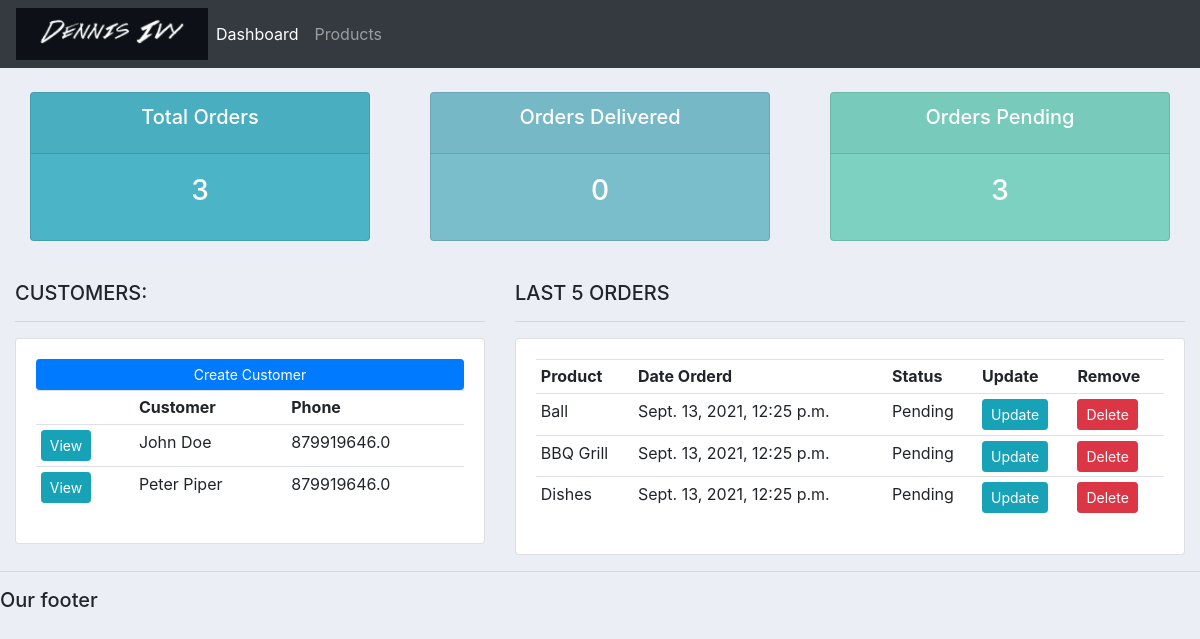
/, run on an earlier commit of the app's database.
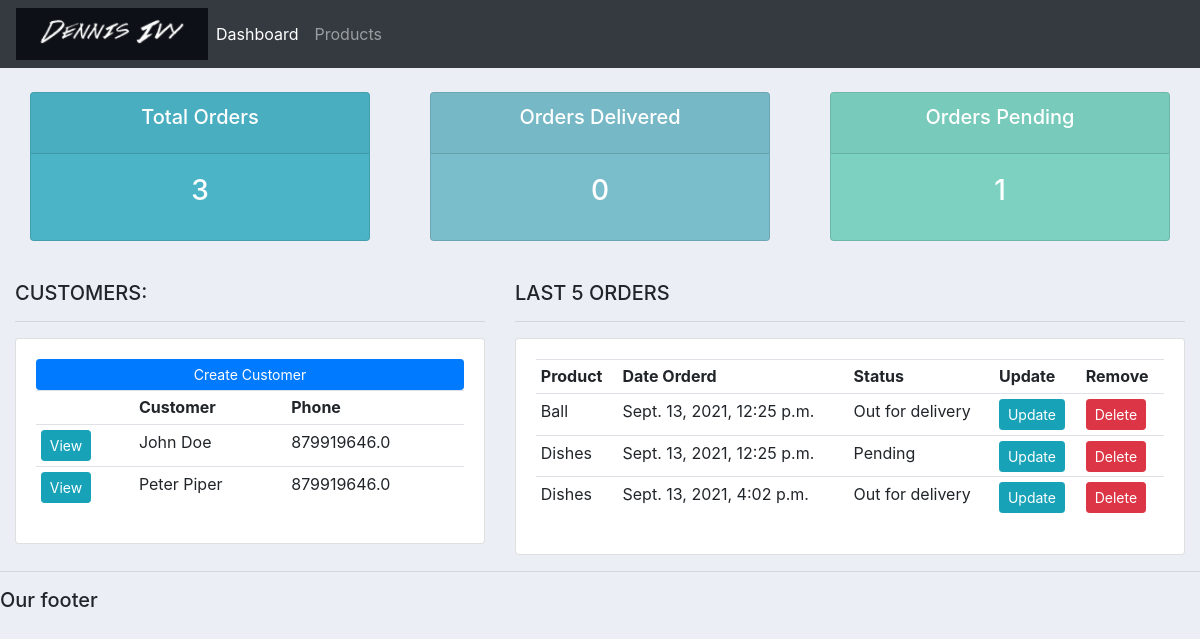
And on a later commit of the database.
### accounts/models.py (models this page shows, shortened)
class Customer(models.Model):
    name = models.CharField(max_length=200, null=True)
    email = models.CharField(max_length=200, null=True)
    phone = models.FloatField(max_length=200, null=True)
    date_created = models.DateTimeField(auto_now_add=True, null=True)

class Order(models.Model):
    STATUS = (
			('Pending', 'Pending'),
			('Out for delivery', 'Out for delivery'),
            ('Delivered', 'Delivered'),
			)
    customer = models.ForeignKey(Customer, null=True, on_delete = models.SET_NULL)
    product = models.ForeignKey(Product, null=True, on_delete = models.SET_NULL)
    date_created = models.DateTimeField(auto_now_add=True, null=True)
    status = models.CharField(max_length=200, null=True, choices=STATUS)
    note = models.CharField(max_length=1000, null=True)

class Product(models.Model):
    CATEGORY = (
			('Indoor', 'Indoor'),
			('Out Door', 'Out Door'),
			)
    name = models.CharField(max_length=200, null=True)
    price = models.FloatField(null=True)
    category = models.CharField(max_length=200, null=True, choices=CATEGORY)
    description = models.CharField(max_length=200, null=True, blank=True)
    date_created = models.DateTimeField(auto_now_add=True, null=True)
    tag = models.ManyToManyField(Tag)
    def __str__(self):
        return self.name

### accounts/views.py (the view)
# urls.py: path('', views.home, name="home"),
def home(request):
    orders = Order.objects.all()
    customers = Customer.objects.all()
    total_customers = customers.count()
    total_orders = orders.count()
    delivered = orders.filter(status="Delivered").count()
    pending = orders.filter(status="Pending").count()
    context = {'orders':orders, 'customers':customers,
	'total_orders':total_orders,'delivered':delivered,
	'pending':pending}
    return render(request, "accounts/dashboard.html", context)

### accounts/templates/accounts/dashboard.html
{%  extends 'accounts/main.html' %}
{% block content %}
{%  include 'accounts/status.html' %}
<br>
<div class="row">
	<div class="col-md-5">
		<h5>CUSTOMERS:</h5>
		<hr>
		<div class="card card-body">
			<a class="btn btn-primary  btn-sm btn-block" href="">Create Customer</a>
			<table class="table table-sm">
				<tr>
					<th></th>
					<th>Customer</th>
					<th>Phone</th>
				</tr>
				{% for customer in customers %}
					<tr>
						<td><a class = "btn btn-sm btn-info" href = "{% url 'customer' customer.id %}">View</a></td>
						<td>{{customer.name}}</td>
						<td>{{customer.phone}}</td>
					</tr>
				{% endfor%}
			</table>
		</div>
	</div>
	<div class="col-md-7">
		<h5>LAST 5 ORDERS</h5>
		<hr>
		<div class="card card-body">
			<table class="table table-sm">
				<tr>
					<th>Product</th>
					<th>Date Orderd</th>
					<th>Status</th>
					<th>Update</th>
					<th>Remove</th>
				</tr>
				{% for order in orders %}
				<tr>
					<td>{{order.product}}</td>
					<td>{{order.date_created}}</td>
					<td>{{order.status}}</td>
					<td><a href = "{% url 'update_order' order.id %}" class = "btn btn-sm btn-info">Update</a></td>
					<td><a href = "{% url 'delete_order' order.id %}" class = "btn btn-sm btn-danger">Delete</a></td>
				</tr>
				{% endfor %}
			</table>
		</div>
	</div>
</div>
{% endblock %}

What changed in the data, as far as the page shows it:
removed Order: product "BBQ Grill", date_created "Sept. 13, 2021, 12:25 p.m.", status "Pending"
changed Order "Ball": status "Pending" → "Out for delivery"
added Order: product "Dishes", date_created "Sept. 13, 2021, 4:02 p.m.", status "Out for delivery"
Also different on the page:
{{ pending }}: "3" → "1"
